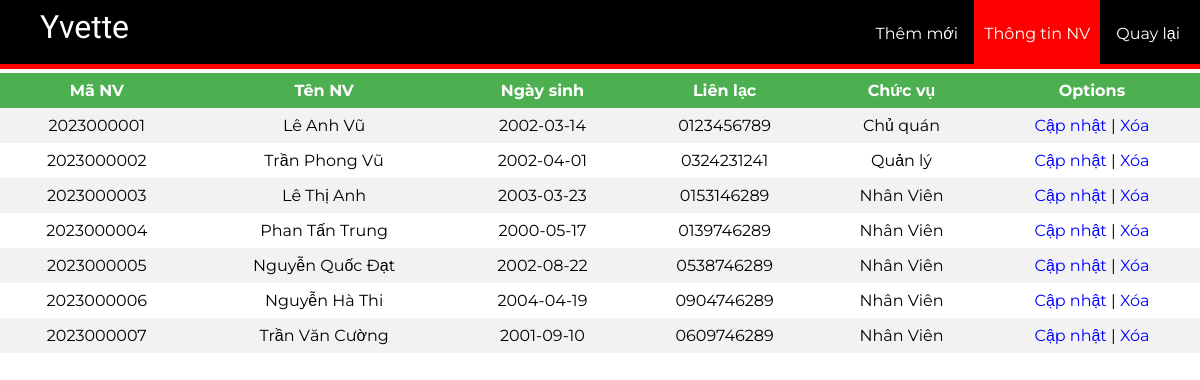
/employ_info.php, run on an earlier commit of the app's database.
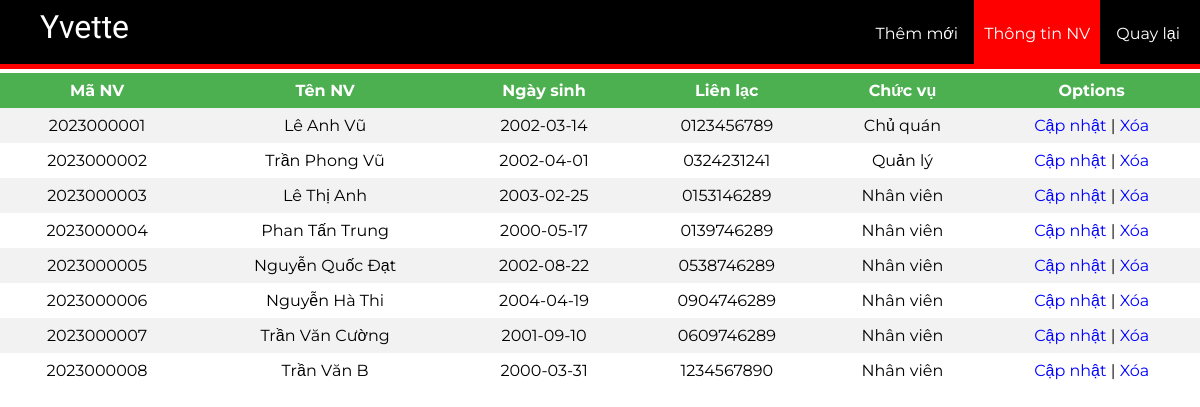
And on a later commit of the database.
### tables this page shows
CREATE TABLE IF NOT EXISTS `nhan_vien` (
  `MaNV` int(10) NOT NULL AUTO_INCREMENT,
  `TenNV` varchar(50) DEFAULT NULL,
  `NgaySinh` date DEFAULT NULL,
  `SDT` varchar(10) DEFAULT NULL,
  `ChucVu` varchar(30) DEFAULT NULL,
  `MaQL` int(10) DEFAULT NULL,
  PRIMARY KEY (`MaNV`)
);

### employ_info.php (the view, shortened to what this page needs)
<!DOCTYPE html>
<html lang="en">
<head>
</head>
<body>
	<header>
		<nav>
			<h1>Yvette</h1>
			<ul id="navli">
				<li><a class="homeblack" href="./insertemp.php">Thêm mới</a></li>
				<li><a class="homered" href="./employ_info.php">Thông tin NV</a></li>
				<li><a class="homeblack" href="./index.php">Quay lại</a></li>
			</ul>
		</nav>
	</header>
	<?php
        require_once "./db_connect.php";
        $sql = "SELECT * FROM `nhan_vien`";
        $result = mysqli_query($conn, $sql);
        if ($result->num_rows > 0) {
    ?>
	<div class="divider"></div>
		<table>
			<tr>
				<th align = "center">Mã NV</th>
				<th align = "center">Tên NV</th>
				<th align = "center">Ngày sinh</th>
				<th align = "center">Liên lạc</th>
				<th align = "center">Chức vụ</th>
				<th align = "center">Options</th>
			</tr>
			<?php
				while($row = $result->fetch_assoc()) { ?>
					<tr>
                            <td><?php echo $row["MaNV"] ?></td>
                            <td><?php echo $row["TenNV"] ?></td>
                            <td><?php echo $row["NgaySinh"] ?></td>
                            <td><?php echo $row["SDT"] ?></td>
                            <td><?php echo $row["ChucVu"] ?></td>
                            <td><a href="./edit.php?id=<?php echo $row['MaNV']?>">Cập nhật</a> |
                            <a href="./delete.php?id=<?php echo $row['MaNV']?>">Xóa</a></td>
                    </tr>
			<?php	} ?>
		</table>
        <?php
                }else {
                    echo "0 results";
                }
        ?>
</body>
</html>

What changed in the data, as far as the page shows it:
changed nhan_vien "Lê Thị Anh": NgaySinh "2003-03-23" → "2003-02-25"; ChucVu "Nhân Viên" → "Nhân viên"
changed nhan_vien "Phan Tấn Trung": ChucVu "Nhân Viên" → "Nhân viên"
changed nhan_vien "Nguyễn Quốc Đạt": ChucVu "Nhân Viên" → "Nhân viên"
changed nhan_vien "Nguyễn Hà Thi": ChucVu "Nhân Viên" → "Nhân viên"
changed nhan_vien "Trần Văn Cường": ChucVu "Nhân Viên" → "Nhân viên"
added nhan_vien: MaNV "2023000008", TenNV "Trần Văn B", NgaySinh "2000-03-31", SDT "1234567890", ChucVu "Nhân viên"
